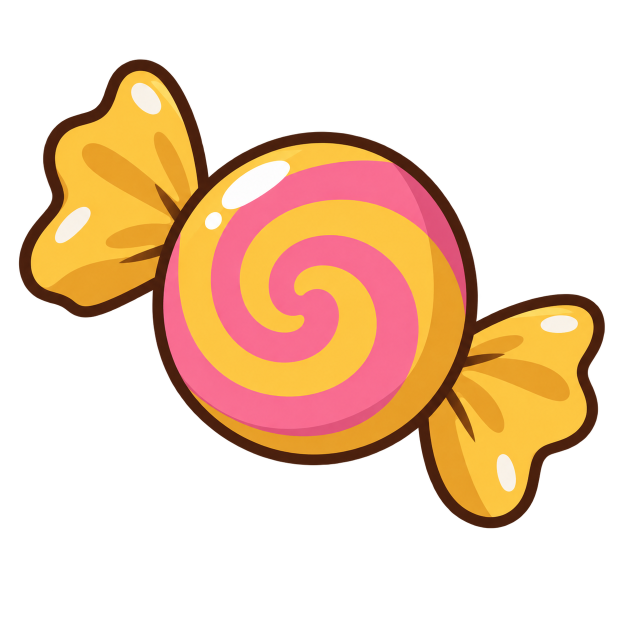
#> input picture Manythings/ChatGPT Image 12_59_32 9 thg 9, 2026.png, 1254 x 1254 px, found by its file name (shown at 1/2 size)
$ python prep_cover.py '../Manythings/ChatGPT Image 12_59_32 9 thg 9, 2026.png'
#> lines starting #> are read from the running program, lines starting #| are printed output that depends on the picture
# Cắt ảnh bìa cửa hàng từ tranh AI vẽ, ra đúng ba cỡ CrazyGames nhận.
#
#   python tools/prep_cover.py Manythings/dọc.png Manythings/vuông.png ...
#
# Ba cỡ lấy từ bộ đã nộp của MarbleSort (xem CRAZYGAMES.md của dự án đó):
# 1920×1080 ngang, 800×1200 dọc, 800×800 vuông — đều PNG.
#
# Nhận nhiều tranh nguồn, mỗi cỡ tự lấy tranh gần tỉ lệ nhất. Vẽ riêng từng tỉ
# lệ vẫn hơn cắt: cắt vuông ra từ tranh dọc là mất chân kiến, cắt ngang ra thì
# mất cả chữ tựa. Cỡ nào không còn nguồn nào cắt nổi thì script bỏ và nói rõ
# mất gì — ảnh cắt hỏng kiểu đó nhìn lướt không phát hiện ra.
import os
import sys

from PIL import Image

os.chdir(os.path.join(os.path.dirname(__file__), ".."))
SOURCES = sys.argv[1:] or ["Manythings/cover.png"]
OUT = "store/crazygames"

# Vị trí hai thứ không được cắt, đo theo tỉ lệ trên tranh nguồn:
TITLE_X = (0.06, 0.94)  # chữ "ANT GUARD" trải gần hết bề ngang
FULL_Y = (0.05, 0.82)   # từ đỉnh chữ xuống hết chân kiến

# (tên, ngang, dọc, neo dọc, dải dọc phải giữ)
#   neo dọc: 0 bám mép trên, 0.5 xén giữa, 1 bám mép dưới — chỉ dùng khi xén cao
SIZES = [
    ("cover-1920x1080", 1920, 1080, 0.5, FULL_Y),
    ("cover-800x1200", 800, 1200, 0.5, FULL_Y),
    ("cover-800x800", 800, 800, 0.18, FULL_Y),
]


def crop_to(im, ratio, anchor):
    """Xén cho đúng tỉ lệ. Trả ảnh kèm dải ngang và dải dọc còn giữ lại."""
    if im.width / im.height > ratio:  # đang rộng hơn: xén hai bên, luôn xén giữa
        w = round(im.height * ratio)
        left = (im.width - w) // 2
        return im.crop((left, 0, left + w, im.height)), (left / im.width, (left + w) / im.width), (0.0, 1.0)
    h = round(im.width / ratio)  # đang cao hơn: xén trên dưới theo neo
    top = round((im.height - h) * anchor)
    return im.crop((0, top, im.width, top + h)), (0.0, 1.0), (top / im.height, (top + h) / im.height)


loaded = []
for path in SOURCES:
    im = Image.open(path).convert("RGB")
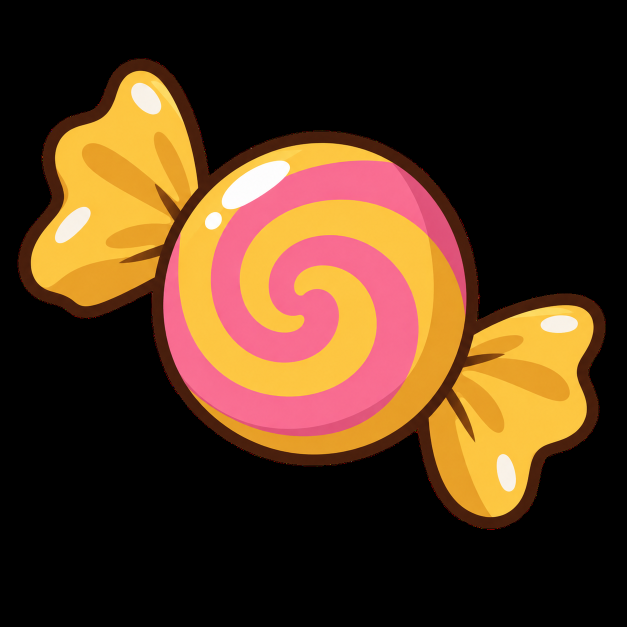
#> im: PIL image 1254x1254 RGB (shown at 1/2 size); mean R, G, B 80.3, 52.4, 28.2
    loaded.append((im, path))
    print(f"nguồn: {path}  {im.width}x{im.height}  tỉ lệ {im.width / im.height:.3f}")
#| nguồn: ../Manythings/ChatGPT Image 12_59_32 9 thg 9, 2026.png  1254x1254  tỉ lệ 1.000
os.makedirs(OUT, exist_ok=True)

for name, w, h, anchor, keep_y in SIZES:
    want = w / h
    # Tranh gần tỉ lệ nhất thì xén ít nhất, nên mất ít nhất.
    im, path = min(loaded, key=lambda t: abs(t[0].width / t[0].height - want))
    cropped, got_x, got_y = crop_to(im, want, anchor)

    lost = []
    if got_x[0] > TITLE_X[0] or got_x[1] < TITLE_X[1]:
        lost.append(f"chữ tựa (cần ngang {TITLE_X[0]:.0%}–{TITLE_X[1]:.0%}, còn {got_x[0]:.0%}–{got_x[1]:.0%})")
    if got_y[0] > keep_y[0] or got_y[1] < keep_y[1]:
        lost.append(f"hình chính (cần dọc {keep_y[0]:.0%}–{keep_y[1]:.0%}, còn {got_y[0]:.0%}–{got_y[1]:.0%})")
    if lost:
        print(f"  BỎ {name} {w}x{h}: xén từ {os.path.basename(path)} mất " + "; ".join(lost))
        print("     -> cỡ này phải vẽ riêng một tranh đúng tỉ lệ")
        continue

    out = cropped.resize((w, h), Image.LANCZOS)
    dst = os.path.join(OUT, f"{name}.png")
    out.save(dst, optimize=True)
    scale = w / cropped.width
    note = "phóng to" if scale > 1.01 else "thu nhỏ" if scale < 0.99 else "nguyên cỡ"
    print(f"  {dst}  {os.path.getsize(dst) / 1024:.0f} KB  ({note} {scale:.2f}× từ {os.path.basename(path)})")
#> this loop made 3 passes
#> (got_x, got_y) on passes 1 to 2: ((0, 1), (0.219, 0.781)), ((0.167, 0.833), (0, 1))
#> got_y on pass 3: (0, 1)
#|   BỎ cover-1920x1080 1920x1080: xén từ ChatGPT Image 12_59_32 9 thg 9, 2026.png mất hình chính (cần dọc 5%–82%, còn 22%–78%)
#|   BỎ cover-800x1200 800x1200: xén từ ChatGPT Image 12_59_32 9 thg 9, 2026.png mất chữ tựa (cần ngang 6%–94%, còn 17%–83%)
#|   store/crazygames/cover-800x800.png  256 KB  (thu nhỏ 0.64× từ ChatGPT Image 12_59_32 9 thg 9, 2026.png)
#> pass 1, `cropped, got_x, got_y = crop_to(im, want, anchor)`:
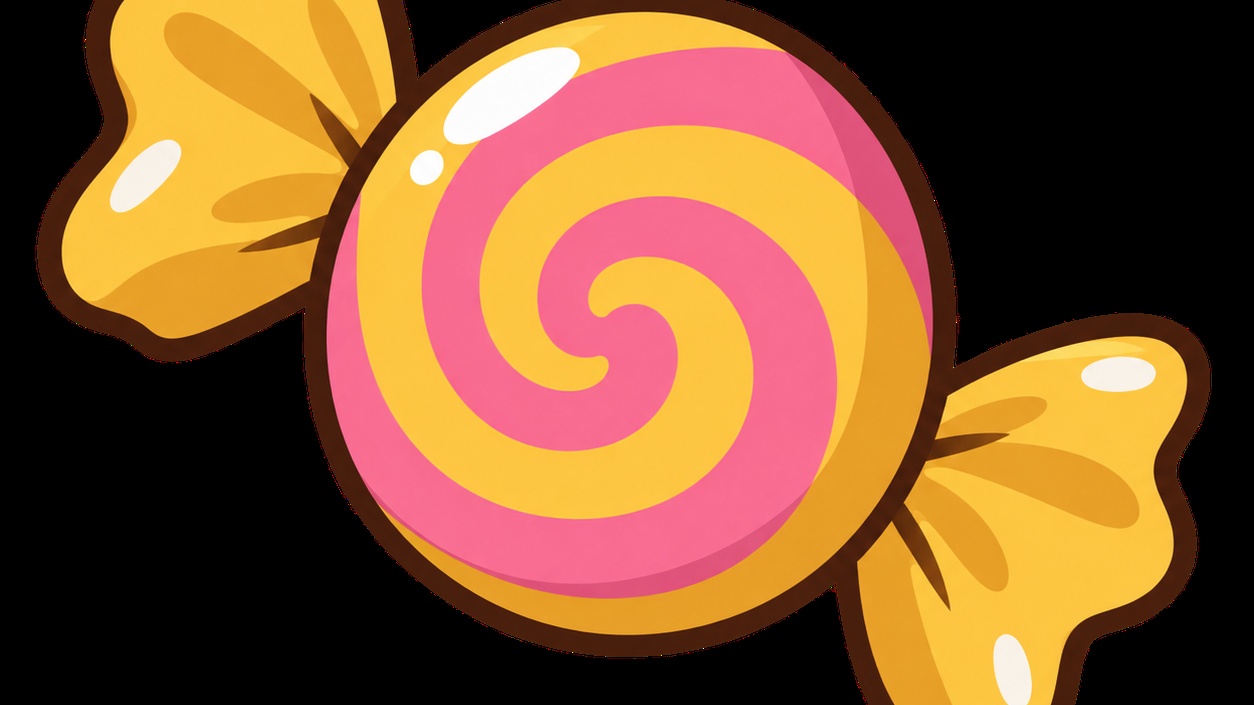
#> cropped: PIL image 1254x705 RGB; mean R, G, B 134.6, 87.2, 47.7
#> pass 2, `cropped, got_x, got_y = crop_to(im, want, anchor)`:
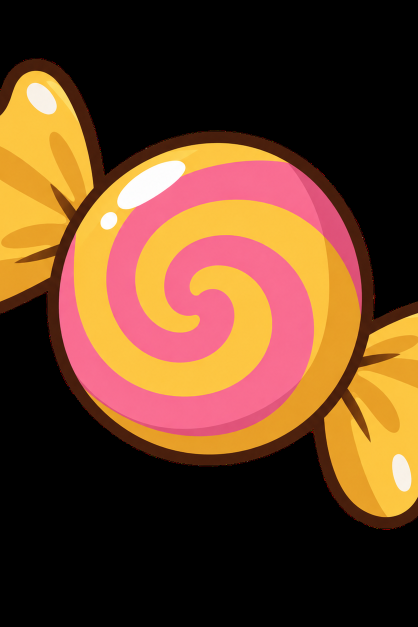
#> cropped: PIL image 836x1254 RGB (shown at 1/2 size); mean R, G, B 101.1, 64.3, 37
#> pass 3, `out = cropped.resize((w, h), Image.LANCZOS)`:
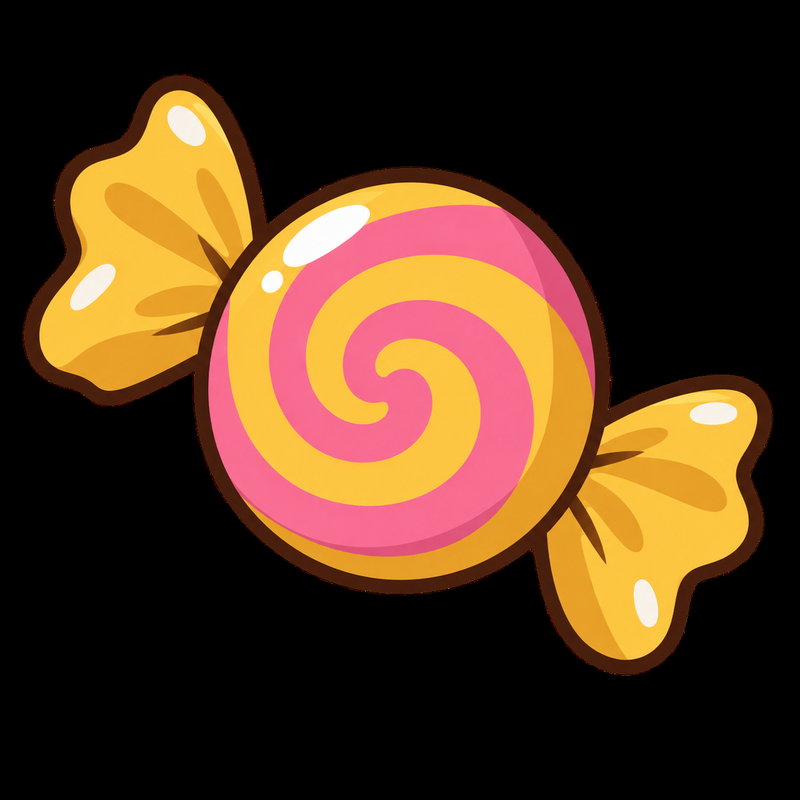
#> out: PIL image 800x800 RGB; mean R, G, B 80.4, 52.4, 28.2

$ run again, on Manythings/ChatGPT Image 13_02_19 9 thg 9, 2026.png
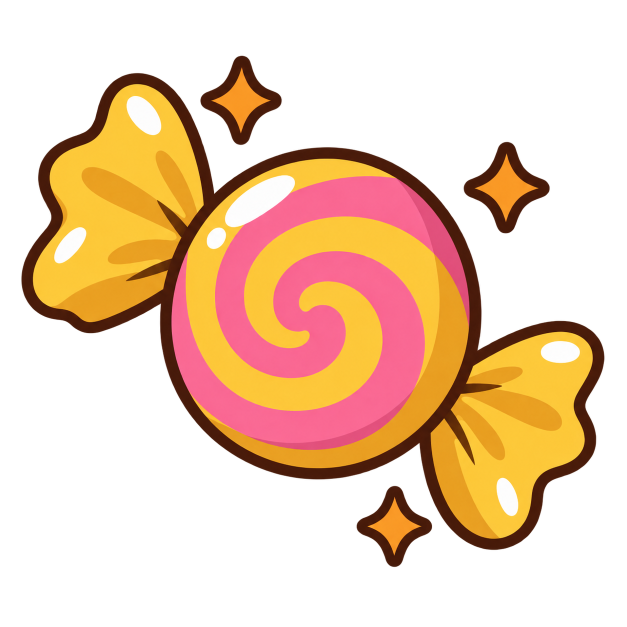
#> input picture Manythings/ChatGPT Image 13_02_19 9 thg 9, 2026.png, 1254 x 1254 px, found by its file name (shown at 1/2 size)
#| nguồn: ../Manythings/ChatGPT Image 13_02_19 9 thg 9, 2026.png  1254x1254  tỉ lệ 1.000
#> the loop `for name, w, h, anchor, keep_y in SIZES:` made 3 passes
#> (got_x, got_y) on passes 1 to 2: ((0, 1), (0.219, 0.781)), ((0.167, 0.833), (0, 1))
#> (printed output is left out)
#> pass 1, `cropped, got_x, got_y = crop_to(im, want, anchor)`:
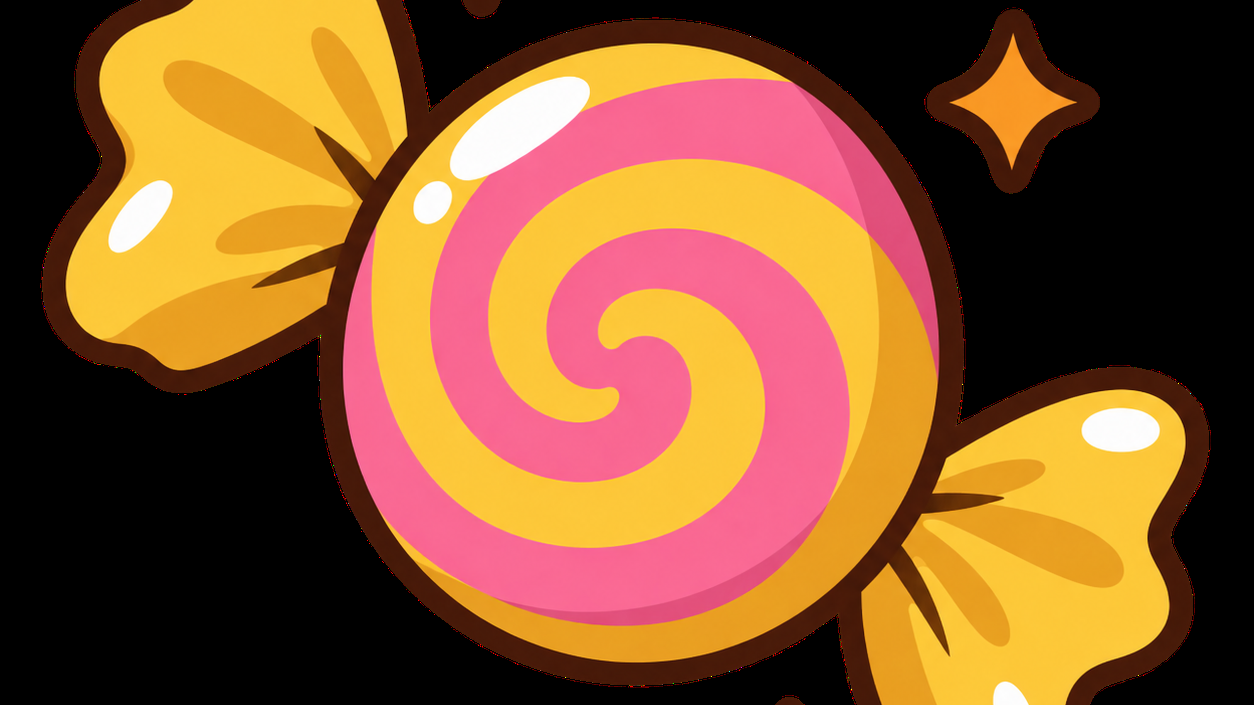
#> cropped: PIL image 1254x705 RGB; mean R, G, B 135.7, 86.7, 45.2
#> pass 3, `out = cropped.resize((w, h), Image.LANCZOS)`:
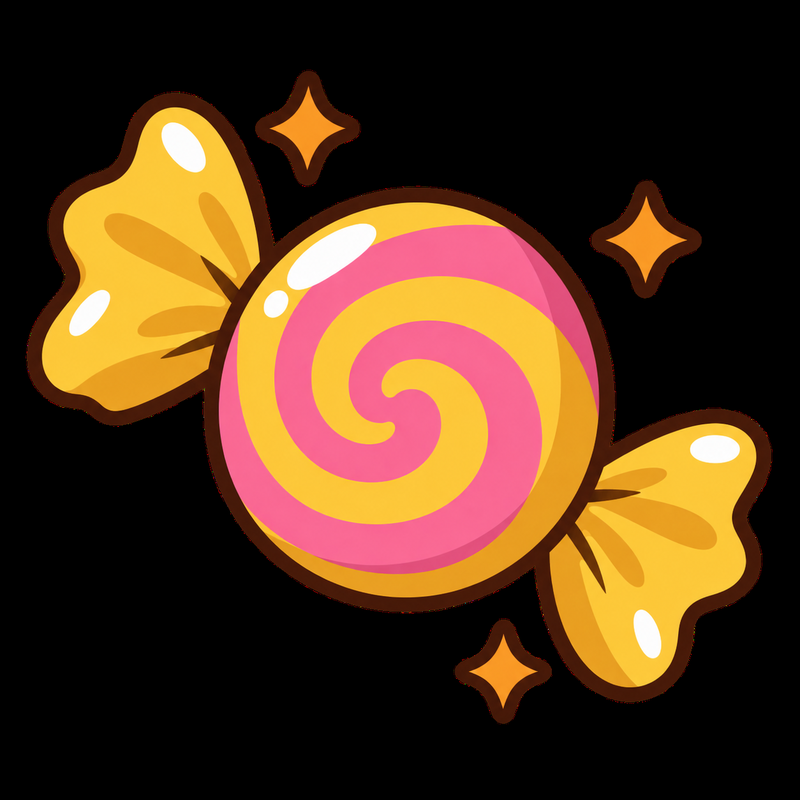
#> out: PIL image 800x800 RGB; mean R, G, B 83.5, 53.6, 27.3
